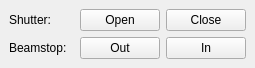
<?xml version="1.0" encoding="UTF-8"?>
<ui version="4.0">
 <class>DockWidget</class>
 <widget class="QDockWidget" name="DockWidget">
  <property name="geometry">
   <rect>
    <x>0</x>
    <y>0</y>
    <width>255</width>
    <height>87</height>
   </rect>
  </property>
  <property name="sizePolicy">
   <sizepolicy hsizetype="Minimum" vsizetype="Minimum">
    <horstretch>0</horstretch>
    <verstretch>0</verstretch>
   </sizepolicy>
  </property>
  <property name="allowedAreas">
   <set>Qt::TopDockWidgetArea</set>
  </property>
  <property name="windowTitle">
   <string>Shutter and beamstop:</string>
  </property>
  <widget class="QWidget" name="dockWidgetContents">
   <layout class="QGridLayout" name="gridLayout">
    <property name="sizeConstraint">
     <enum>QLayout::SetMinAndMaxSize</enum>
    </property>
    <item row="0" column="1">
     <widget class="QPushButton" name="openShutterPushButton">
      <property name="text">
       <string>Open</string>
      </property>
     </widget>
    </item>
    <item row="0" column="0">
     <widget class="QLabel" name="shutterLabel">
      <property name="text">
       <string>Shutter:</string>
      </property>
     </widget>
    </item>
    <item row="0" column="2">
     <widget class="QPushButton" name="closeShutterPushButton">
      <property name="text">
       <string>Close</string>
      </property>
     </widget>
    </item>
    <item row="1" column="0">
     <widget class="QLabel" name="beamstopLabel">
      <property name="text">
       <string>Beamstop:</string>
      </property>
     </widget>
    </item>
    <item row="1" column="1">
     <widget class="QPushButton" name="beamstopOutPushButton">
      <property name="text">
       <string>Out</string>
      </property>
     </widget>
    </item>
    <item row="1" column="2">
     <widget class="QPushButton" name="beamstopInPushButton">
      <property name="text">
       <string>In</string>
      </property>
     </widget>
    </item>
   </layout>
  </widget>
 </widget>
 <resources>
  <include location="../../../resource/icons/icons.qrc"/>
 </resources>
 <connections/>
</ui>
